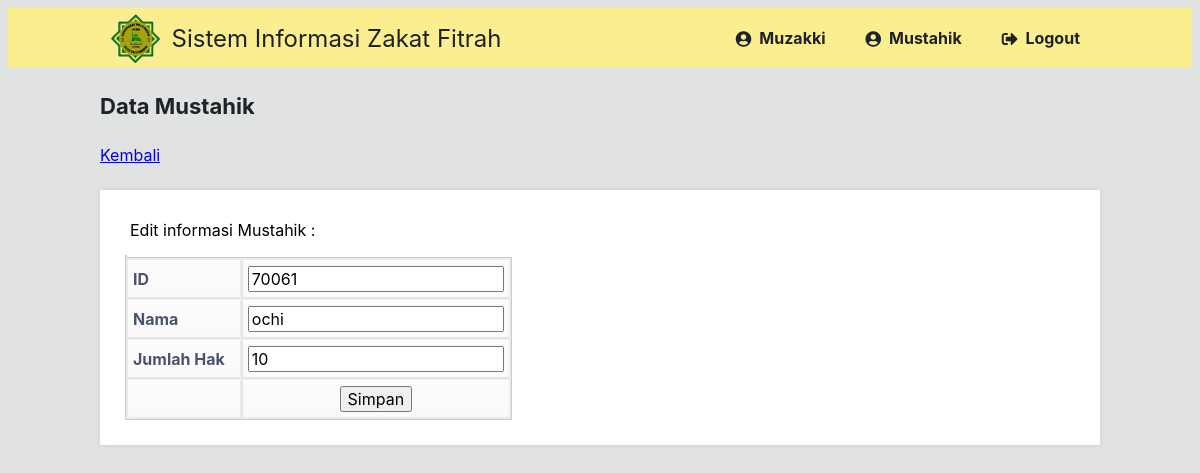
Page /edit_mustahik.php?id=4 (signed in) on the committed database.
### tables this page shows
CREATE TABLE `kategori_mustahik` (
  `id` int(11) NOT NULL,
  `id_kategori` int(11) NOT NULL,
  `nama_kategori` varchar(20) NOT NULL,
  `jumlah_hak` int(11) NOT NULL
);

### edit_mustahik.php (the view, shortened to what this page needs)
<?php
$DATABASE_HOST = 'localhost';
$DATABASE_USER = 'root';
$DATABASE_PASS = 'Cihonje@fchrz';
$DATABASE_NAME = 'zakatfitrah';
$con = mysqli_connect($DATABASE_HOST, $DATABASE_USER, $DATABASE_PASS, $DATABASE_NAME);
?>
<!DOCTYPE html>
<html>
<head>
    <link href="style.css" rel="stylesheet" type="text/css">
    <link rel="stylesheet" href="https://use.fontawesome.com/releases/v5.7.1/css/all.css">
</head>
<body class="loggedin">
<nav class="navtop">
    <div>
    <img src="asset/logo.png" alt="">
        <h1>Sistem Informasi Zakat Fitrah</h1>
        <a href="muzakki.php"><i class="fas fa-user-circle"></i>Muzakki</a>
        <a href="mustahik.php"><i class="fas fa-user-circle"></i>Mustahik</a>
        <a href="logout.php"><i class="fas fa-sign-out-alt"></i>Logout</a>
    </div>
</nav>
<div class="content">
    <h2>Data Mustahik</h2>
    <a href="mustahik.php">Kembali</a>
    <div>
        <p>Edit informasi Mustahik :</p>
        <table border="1">
            <?php
            $id = $_GET['id'];
            $data = mysqli_query($con,"select * from kategori_mustahik where id='$id'");
            while($d = mysqli_fetch_array($data)){
                ?>
                <form method="post" action="update_mustahik.php">
                    <table>
                        <tr>
                            <td>ID</td>
                            <td><input type="text" name="id_kategori" value="<?php echo $d['id_kategori']; ?>"></td>
                        </tr>
                        <tr>
                            <td>Nama</td>
                            <td>
                                <input type="text" name="nama_kategori" value="<?php echo $d['nama_kategori']; ?>">
                            </td>
                        </tr>
                        <tr>
                            <td>Jumlah Hak</td>
                            <td><input type="text" name="jumlah_hak" value="<?php echo $d['jumlah_hak']; ?>"></td>
                        </tr>
                        <tr>
                            <td></td>
                            <td><input type="submit" value="Simpan"></td>
                        </tr>
                    </table>
                </form>
                <?php
            }
            ?>
        </table>
    </div>
</div>
</body>
</html>

### style.css (style rules this page uses)
* { box-sizing: border-box; font-family: -apple-system, BlinkMacSystemFont, "segoe ui", roboto, oxygen, ubuntu, cantarell, "fira sans", "droid sans", "helvetica neue", Arial, sans-serif; font-size: 16px; -webkit-font-smoothing: antialiased; -moz-osx-font-smoothing: grayscale; }
body { background-color: #faee8f; }
.navtop { background-color: #faee8f; height: 60px; width: 100%; border: 0; }
.navtop div { display: flex; margin: 0 auto; width: 1000px; height: 100%; }
.navtop div h1, .navtop div a { display: inline-flex; align-items: center; }
.navtop div h1 { flex: 1; font-size: 24px; padding: 0; margin: 0; color: #1D2228; font-weight: normal; }
.navtop div a { padding: 0 20px; text-decoration: none; color: #1D2228; font-weight: bold; }
.navtop div a i { padding: 2px 8px 0 0; }
body.loggedin { background-color: #E1E2E2; }
.content { width: 1000px; margin: 0 auto; }
.content h2 { margin: 0; padding: 25px 0; font-size: 22px; border-bottom: 1px solid #e0e0e3; color: #1D2228; }
.content > p, .content > div { box-shadow: 0 0 5px 0 rgba(0, 0, 0, 0.1); margin: 25px 0; padding: 25px; background-color: #fff; }
.content > p table td, .content > div table td { padding: 5px; }
.content > p table td:first-child, .content > div table td:first-child { font-weight: bold; color: #4a536e; padding-right: 15px; }
.content > div p { padding: 5px; margin: 0 0 10px 0; }
table { font-family: Arial, Helvetica, sans-serif; color: #666; text-shadow: 1px 1px 0px #fff; background: #eaebec; border: #ccc 1px solid; }
table tr { text-align: center; padding-left: 20px; }
table td:first-child { text-align: left; padding-left: 20px; border-left: 0; }
table td { padding: 15px 35px; border-top: 1px solid #ffffff; border-bottom: 1px solid #e0e0e0; border-left: 1px solid #e0e0e0; background: #fafafa; background: -webkit-gradient(linear, left top, left bottom, from(#fbfbfb), to(#fafafa)); background: -moz-linear-gradient(top, #fbfbfb, #fafafa); }
table tr:last-child td { border-bottom: 0; }
table tr:last-child td:first-child { -moz-border-radius-bottomleft: 3px; -webkit-border-bottom-left-radius: 3px; border-bottom-left-radius: 3px; }
table tr:last-child td:last-child { -moz-border-radius-bottomright: 3px; -webkit-border-bottom-right-radius: 3px; border-bottom-right-radius: 3px; }

### rows in the picture
kategori_mustahik: id_kategori "70061", nama_kategori "ochi", jumlah_hak "10"
